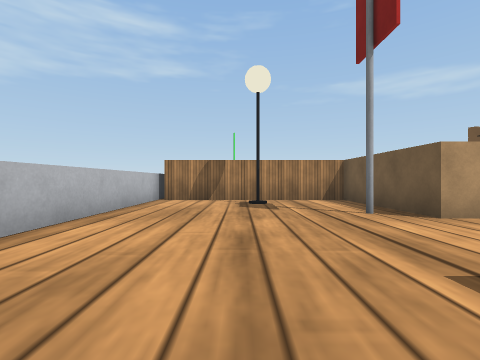
View 1 (above)

21 first-person views from a walk through a Webots world. The camera is 0.3 m above the floor, looks level and sees 85° across. The floor is counted in squares, 0.5 m on a side. Each view is taken from the middle of a square. On the plan, view 1 faces up. The plan holds only what a view shows up to about 9 squares ahead; the rest is blank. Robots are left out. Simple shapes and patterns stand in for the simulator's stock objects.

View 2
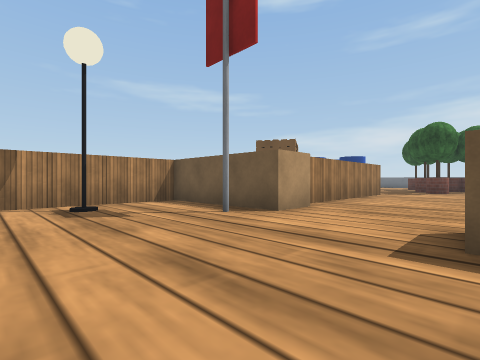

View 3
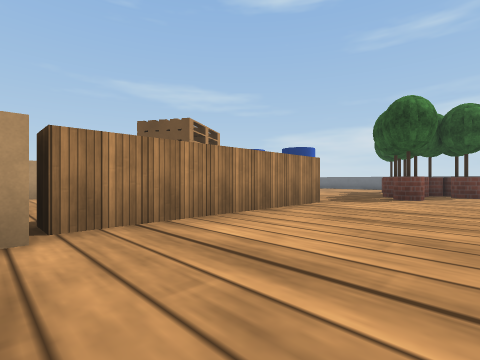

View 4
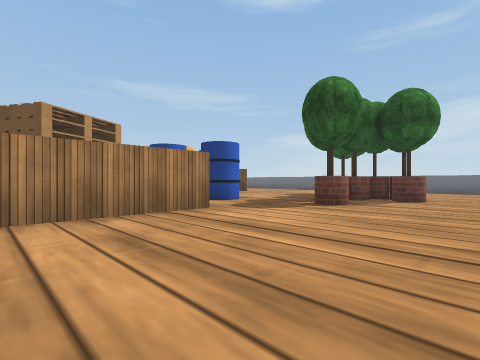

View 5
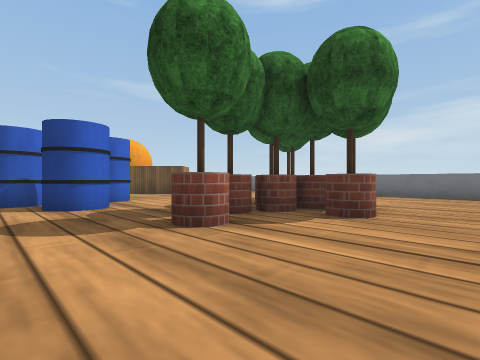

View 6
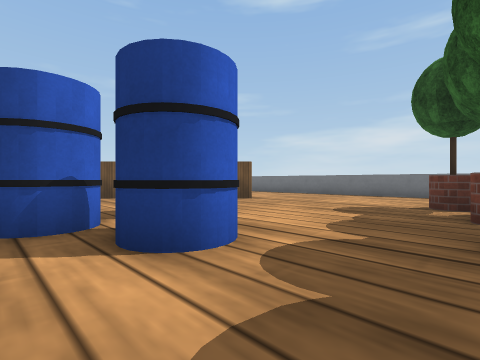

View 7
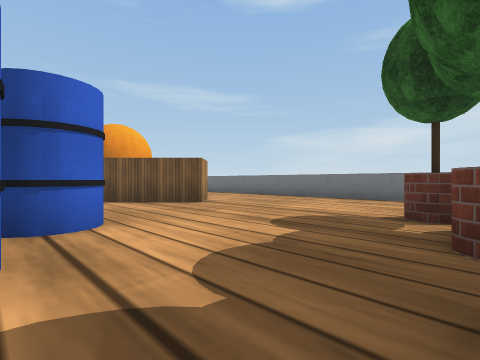

View 8
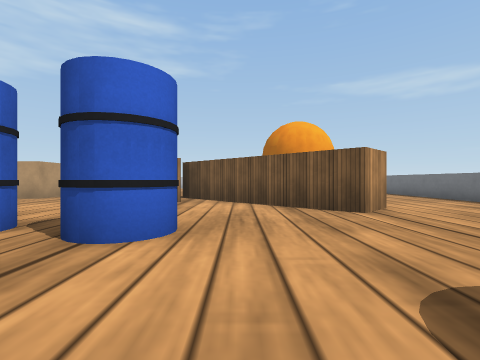

View 9
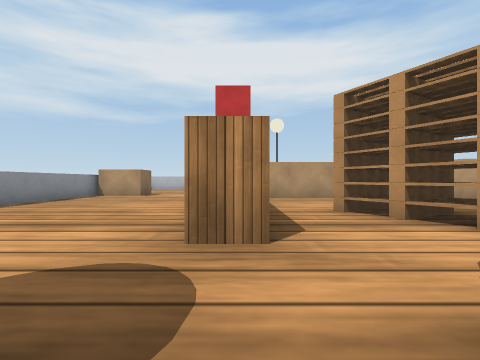

View 10
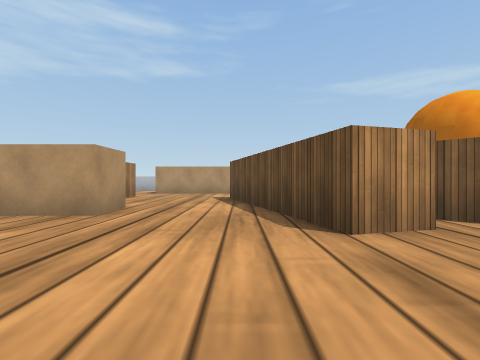

View 11
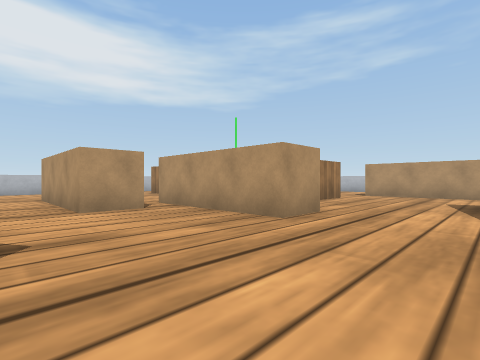

View 12
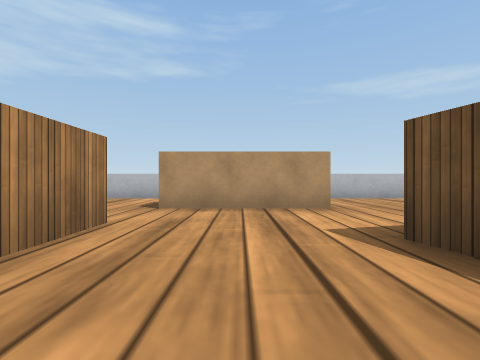

View 13
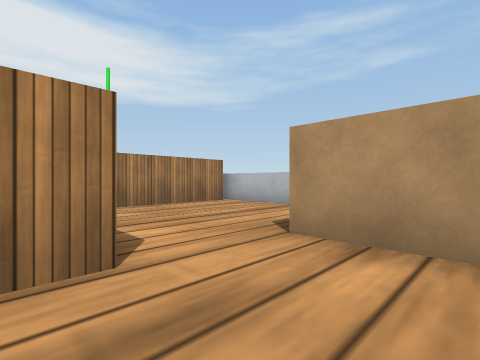

View 14
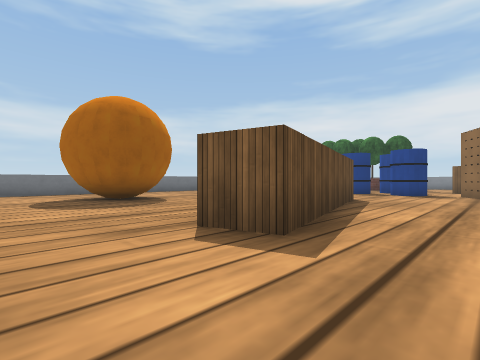

View 15
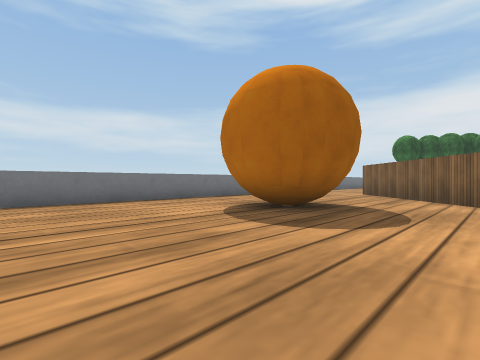

View 16
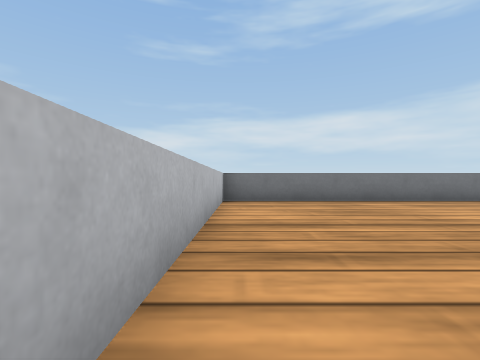

View 17
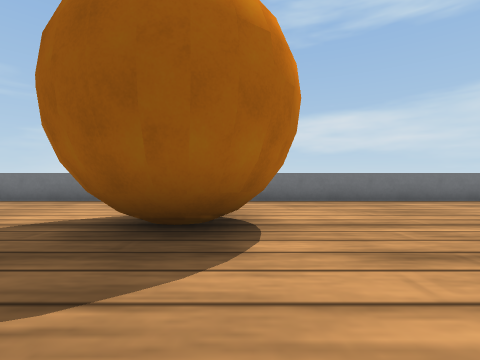

View 18
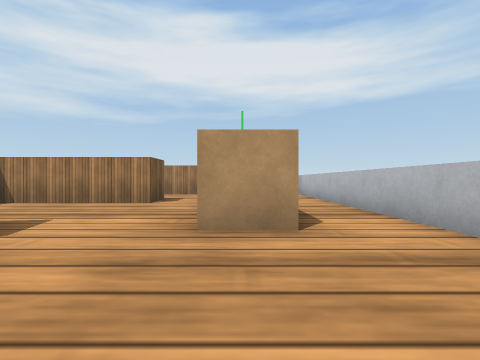

View 19
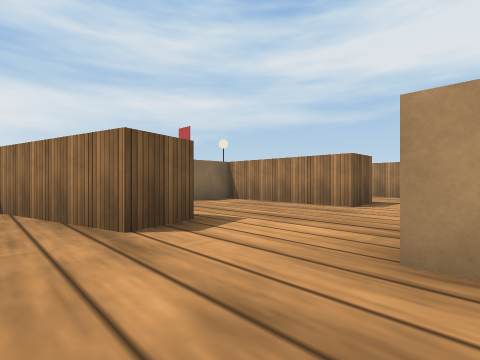

View 20
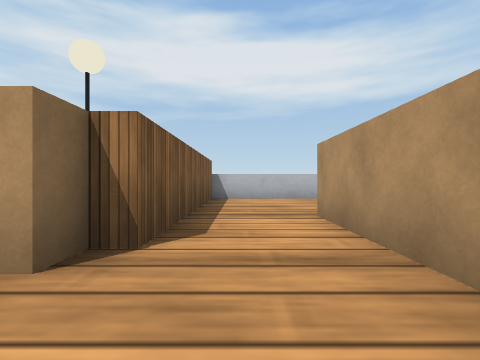

View 21
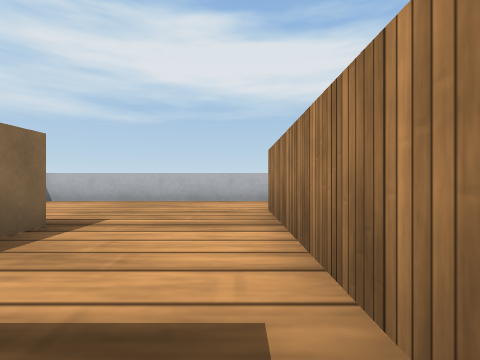

### Floor plan
Points are (right, up) in squares from view 1. A wall is a line through its corners. A room is listed if a view was taken in it or the views show most of it. See-through windows are left out.
Room 1 (views 1, 2, 3, 4, 5, 6, 7, 8, 9, 10, 11, 20, 21)
walls: (10.5, 5.4) (10.5, 4.5) (4.5, 4.5); (4.4, 4.1) (3.1, 4.1) (3.1, 7.9) (-2.2, 7.9); (5.6, 12.5) (5.6, 11.3) (1.6, 11.3); (8.6, 13.4) (4.5, 13.4); (13.4, 12.2) (12.2, 11.9) (11.2, 15.8); (4, -0.5) (7, -0.5); (1.6, 12.5) (2.4, 12.5); (18.2, 10.6) (17.3, 9.7) (13, 14); (4.5, 15.6) (-0.1, 15.6); (-2.1, 9.1) (3.7, 9.1) (3.7, 8.7) (4.3, 8.7) (4.3, 6); (21.5, 4.6) (21.5, 9.6); (21.5, 0.4) (21.5, 2.2); (-2.5, 15.9) (-2.5, 2.6)
ways out: opening at (9.3, 15) to room 2; opening at (20, 10.7) to room 2; opening at (-1.5, 16.5)
objects: floor lamp (0, 7); cardboard box (2, 0) to (3, 1); road sign (2, 5); stack of pallets (7, 7) to (10, 9); barrel (11, 8) to (12, 8); barrel (12, 6) to (13, 7); potted tree (13, 3); barrel (13, 8) to (14, 8); potted tree (14, 4); potted tree (15, 2) to (16, 2); potted tree (15, 3) to (15, 4); potted tree (16, 3); potted tree (16, 4); potted tree (17, 2); potted tree (17, 4); potted tree (18, 5)
Room 2 (views 12, 13, 14, 15, 16, 17, 18, 19)
walls: (10.9, 21.8) (10.9, 20.5) (7.2, 20.5); (11.2, 15.8) (10.7, 17.7) (11.8, 18) (12.7, 14.6); (14.3, 14.4) (16.8, 11.9); (5.9, 18.7) (7.1, 18.7) (7.1, 14.6) (8.6, 14.6) (8.6, 13.4); (3, 18.6) (3, 18.1); (3, 23.2) (3, 20.1); (21.5, 9.6) (21.5, 23.5) (2.8, 23.5)
ways out: opening at (9.3, 15) to room 1; opening at (20, 10.7) to room 1
objects: ball (16, 16) to (18, 18)

Positions as (right, up) in squares from view 1, and headings:
1: (0, 0), facing up
2: (-1, 1), facing up-right
3: (4, 1), facing up-right
4: (7, 0), facing up-right
5: (11, 0), facing up-right
6: (11, 4), facing up-right
7: (13, 4), facing up-right
8: (15, 5), facing up
9: (13, 5), facing left
10: (11, 9), facing up
11: (11, 10), facing up-left
12: (9, 15), facing up
13: (9, 18), facing up-left
14: (9, 20), facing down-right
15: (14, 22), facing down-right
16: (14, 23), facing right
17: (14, 16), facing right
18: (14, 21), facing left
19: (13, 21), facing down-left
20: (6, 10), facing left
21: (5, 15), facing left
